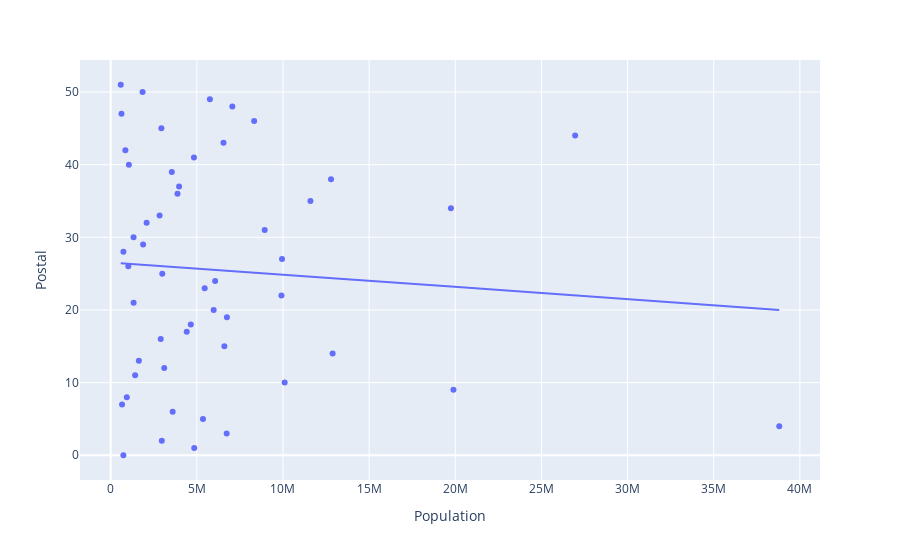

Notebook source saved alongside this figure:
### Markdown cell above
### Regression on the First dataset

### Code cell
import plotly.express as px

fig = px.scatter(FirstDataset, x="Population", y="Postal", trendline="ols")
fig.show()
